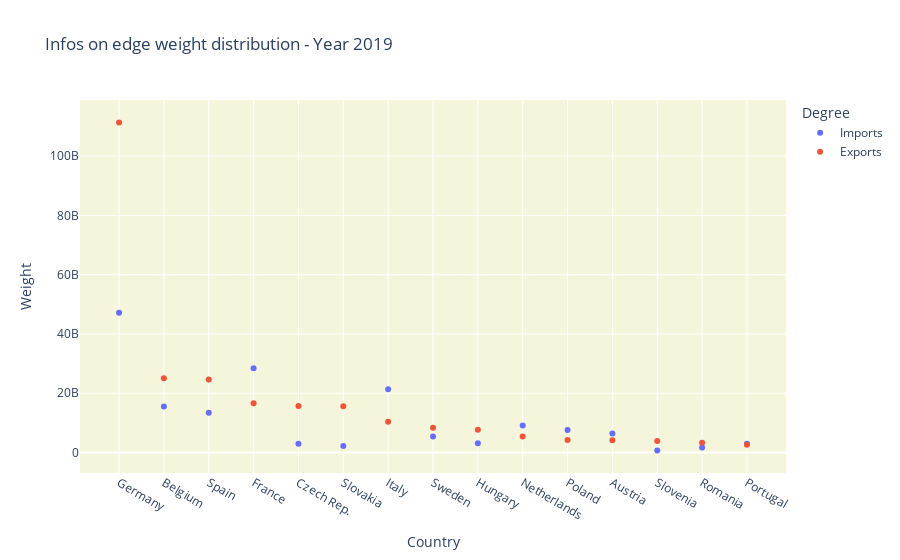
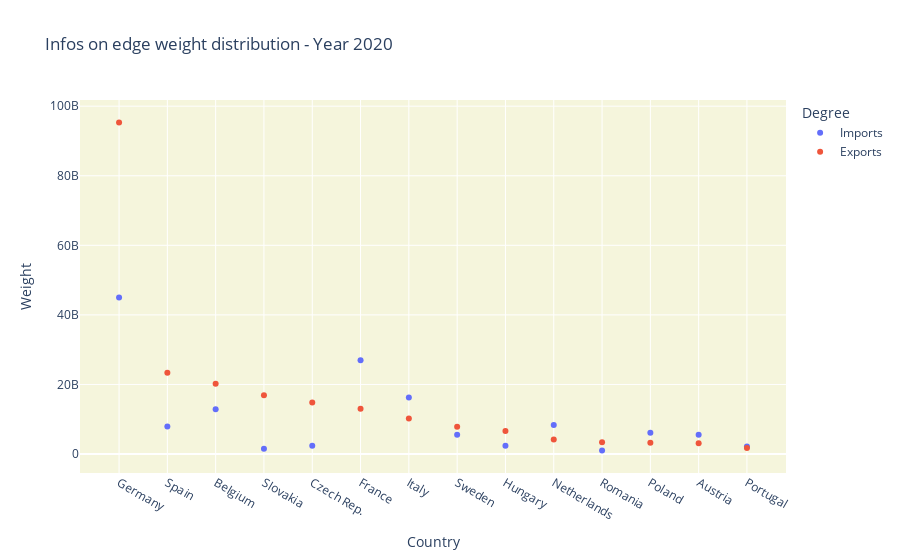
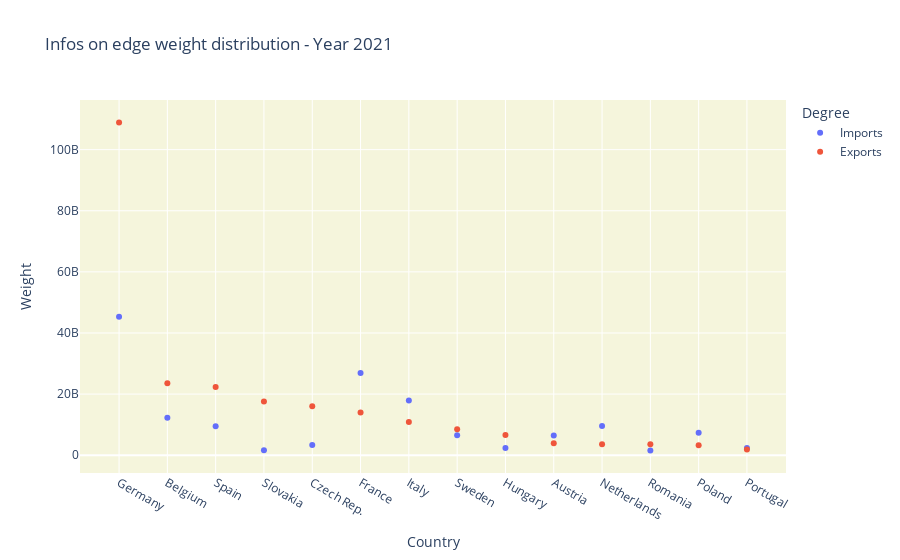
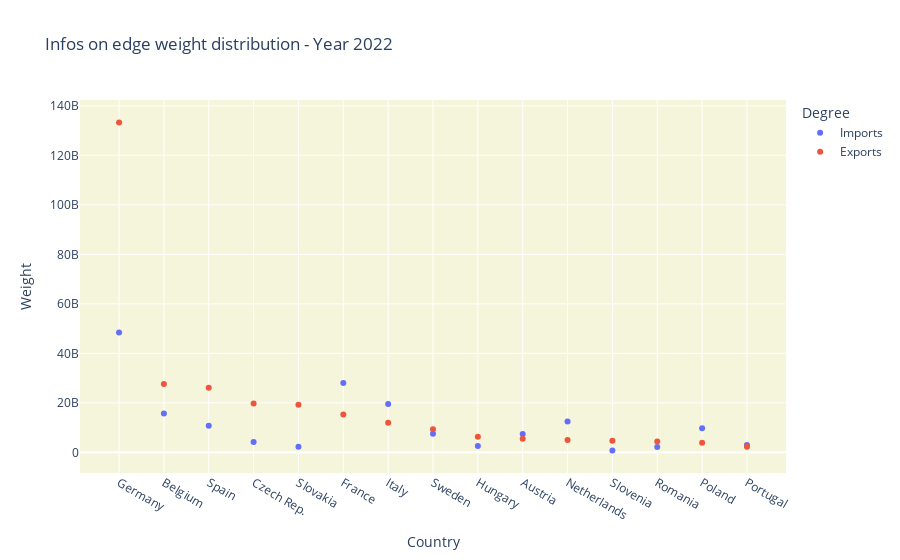

The cell these charts' notebook holds for them, in order:
### Markdown cell above
## 3. Edge weight insights

### Code cell
for year in unique_years:
    # Filter data for the current year
    filtered_data_year = filtered_data[filtered_data['TIME_PERIOD'] == year]

    # Create a directed graph from the filtered data
    graph_year = nx.from_pandas_edgelist(filtered_data_year, 'reporter', 'partner', edge_attr="OBS_VALUE", create_using=nx.DiGraph)

    # Reset indegree and outdegree maps for the current year
    in_degree_map_year = {node: 0 for node in graph_year.nodes()}
    out_degree_map_year = {node: 0 for node in graph_year.nodes()}
    sum_edge_weights_out_year = {node: 0 for node in graph_year.nodes()}
    sum_edge_weights_in_year = {node: 0 for node in graph_year.nodes()}

    # Calculate indegree and outdegree values
    for source, target, weight in graph_year.edges(data="OBS_VALUE", default=0):
        out_degree_map_year[source] += 1            # out-degree from the reporter (source)
        in_degree_map_year[target] += 1             # in-degree to the partner (target)
        sum_edge_weights_out_year[source] += weight # out-degree weights
        sum_edge_weights_in_year[target] += weight  # in-degree weights

    # Filter out nodes with only 1 in-degree or 0 out-degree
    filtered_nodes = [node for node in graph_year.nodes() if in_degree_map_year[node] > 1 and out_degree_map_year[node] > 1]

    # Ensure that in-degree and out-degree arrays have the same length
    common_nodes = list(set(filtered_nodes) & set(in_degree_map_year) & set(out_degree_map_year))
    out_degree_nodes_year = [out_degree_map_year[node] for node in common_nodes]
    in_degree_nodes_year = [in_degree_map_year[node] for node in common_nodes]
    out_degree_weights_year = [sum_edge_weights_out_year[node] for node in common_nodes]
    in_degree_weights_year = [sum_edge_weights_in_year[node] for node in common_nodes]

    # Create a dataframe for the scatter plot
    scatter_data = pd.DataFrame({
        'country': [countries.get(code, code) for code in common_nodes],
        'out-degree': out_degree_nodes_year,
        'in-degree': in_degree_nodes_year,
        'Exports': out_degree_weights_year,
        'Imports': in_degree_weights_year
    })

    # Sort scatter_data by In-Degree and Out-Degree values
    scatter_data = scatter_data.sort_values(by=['Exports'], ascending=False)

    # Create scatter plot using plotly express without category_orders
    fig = px.scatter(scatter_data, x='country', y=['Imports', 'Exports'],
                     labels={'variable': 'Degree type', 'country': 'Country', 'value': 'Weight'},
                     title=f'Infos on edge weight distribution - Year {year}', hover_name='country')

    # Set the legend title to "Degrees"
    fig.update_layout(legend_title_text='Degree')

    # Set background color of the grid
    fig.update_layout(plot_bgcolor='beige')

    # Show the figure with title and legend
    fig.show()

### Figure 1 — Plotly figure (JSON) as saved in the notebook; plotly's stock layout.template omitted (floating-point values rounded to 4 significant figures)
{"data": [{"hovertemplate": "<b>%{hovertext}</b><br><br>Degree type=Imports<br>Country=%{x}<br>Weight=%{y}<extra></extra>", "hovertext": ["Germany", "Belgium", "Spain", "France", "Czech Rep.", "Slovakia", "Italy", "Sweden", "Hungary", "Netherlands", "Poland", "Austria", "Slovenia", "Romania", "Portugal"], "legendgroup": "Imports", "marker": {"color": "#636efa", "symbol": "circle"}, "mode": "markers", "name": "Imports", "orientation": "v", "showlegend": true, "type": "scatter", "x": ["Germany", "Belgium", "Spain", "France", "Czech Rep.", "Slovakia", "Italy", "Sweden", "Hungary", "Netherlands", "Poland", "Austria", "Slovenia", "Romania", "Portugal"], "xaxis": "x", "y": [47161504312, 15523940268, 13402789808, 28428004778, 2998804652, 2198848989, 21399970855, 5393939287, 3150648000, 9097939820, 7602653713, 6404856830, 668840889, 1687749359, 3004337124], "yaxis": "y"}, {"hovertemplate": "<b>%{hovertext}</b><br><br>Degree type=Exports<br>Country=%{x}<br>Weight=%{y}<extra></extra>", "hovertext": ["Germany", "Belgium", "Spain", "France", "Czech Rep.", "Slovakia", "Italy", "Sweden", "Hungary", "Netherlands", "Poland", "Austria", "Slovenia", "Romania", "Portugal"], "legendgroup": "Exports", "marker": {"color": "#EF553B", "symbol": "circle"}, "mode": "markers", "name": "Exports", "orientation": "v", "showlegend": true, "type": "scatter", "x": ["Germany", "Belgium", "Spain", "France", "Czech Rep.", "Slovakia", "Italy", "Sweden", "Hungary", "Netherlands", "Poland", "Austria", "Slovenia", "Romania", "Portugal"], "xaxis": "x", "y": [111362885926, 25060865558, 24685336929, 16668787148, 15697597527, 15641336693, 10365453025, 8409010196, 7741335941, 5407970432, 4259465805, 4183216728, 3904611750, 3285039398, 2681612043], "yaxis": "y"}], "layout": {"legend": {"title": {"text": "Degree"}, "tracegroupgap": 0}, "plot_bgcolor": "beige", "title": {"text": "Infos on edge weight distribution - Year 2019"}, "xaxis": {"anchor": "y", "domain": [0, 1], "title": {"text": "Country"}}, "yaxis": {"anchor": "x", "domain": [0, 1], "title": {"text": "Weight"}}}}

### Figure 2 — Plotly figure (JSON) as saved in the notebook; plotly's stock layout.template omitted (floating-point values rounded to 4 significant figures)
{"data": [{"hovertemplate": "<b>%{hovertext}</b><br><br>Degree type=Imports<br>Country=%{x}<br>Weight=%{y}<extra></extra>", "hovertext": ["Germany", "Spain", "Belgium", "Slovakia", "Czech Rep.", "France", "Italy", "Sweden", "Hungary", "Netherlands", "Romania", "Poland", "Austria", "Portugal"], "legendgroup": "Imports", "marker": {"color": "#636efa", "symbol": "circle"}, "mode": "markers", "name": "Imports", "orientation": "v", "showlegend": true, "type": "scatter", "x": ["Germany", "Spain", "Belgium", "Slovakia", "Czech Rep.", "France", "Italy", "Sweden", "Hungary", "Netherlands", "Romania", "Poland", "Austria", "Portugal"], "xaxis": "x", "y": [44994463782, 7918428348, 12846067506, 1488758682, 2378059977, 26961867957, 16270014883, 5565372976, 2402098743, 8318583019, 987336810, 6117300360, 5556490826, 2190199643], "yaxis": "y"}, {"hovertemplate": "<b>%{hovertext}</b><br><br>Degree type=Exports<br>Country=%{x}<br>Weight=%{y}<extra></extra>", "hovertext": ["Germany", "Spain", "Belgium", "Slovakia", "Czech Rep.", "France", "Italy", "Sweden", "Hungary", "Netherlands", "Romania", "Poland", "Austria", "Portugal"], "legendgroup": "Exports", "marker": {"color": "#EF553B", "symbol": "circle"}, "mode": "markers", "name": "Exports", "orientation": "v", "showlegend": true, "type": "scatter", "x": ["Germany", "Spain", "Belgium", "Slovakia", "Czech Rep.", "France", "Italy", "Sweden", "Hungary", "Netherlands", "Romania", "Poland", "Austria", "Portugal"], "xaxis": "x", "y": [95338391596, 23387936474, 20229149262, 16934016519, 14842553662, 13028313826, 10217667136, 7812620914, 6637325938, 4183533157, 3387065574, 3223924559, 3091330881, 1762213628], "yaxis": "y"}], "layout": {"legend": {"title": {"text": "Degree"}, "tracegroupgap": 0}, "plot_bgcolor": "beige", "title": {"text": "Infos on edge weight distribution - Year 2020"}, "xaxis": {"anchor": "y", "domain": [0, 1], "title": {"text": "Country"}}, "yaxis": {"anchor": "x", "domain": [0, 1], "title": {"text": "Weight"}}}}

### Figure 3 — Plotly figure (JSON) as saved in the notebook; plotly's stock layout.template omitted (floating-point values rounded to 4 significant figures)
{"data": [{"hovertemplate": "<b>%{hovertext}</b><br><br>Degree type=Imports<br>Country=%{x}<br>Weight=%{y}<extra></extra>", "hovertext": ["Germany", "Belgium", "Spain", "Slovakia", "Czech Rep.", "France", "Italy", "Sweden", "Hungary", "Austria", "Netherlands", "Romania", "Poland", "Portugal"], "legendgroup": "Imports", "marker": {"color": "#636efa", "symbol": "circle"}, "mode": "markers", "name": "Imports", "orientation": "v", "showlegend": true, "type": "scatter", "x": ["Germany", "Belgium", "Spain", "Slovakia", "Czech Rep.", "France", "Italy", "Sweden", "Hungary", "Austria", "Netherlands", "Romania", "Poland", "Portugal"], "xaxis": "x", "y": [45343821489, 12271550518, 9495122882, 1619804482, 3350301774, 26891573549, 17874923547, 6539060712, 2339411590, 6431652667, 9593171194, 1505544852, 7351370409, 2325078134], "yaxis": "y"}, {"hovertemplate": "<b>%{hovertext}</b><br><br>Degree type=Exports<br>Country=%{x}<br>Weight=%{y}<extra></extra>", "hovertext": ["Germany", "Belgium", "Spain", "Slovakia", "Czech Rep.", "France", "Italy", "Sweden", "Hungary", "Austria", "Netherlands", "Romania", "Poland", "Portugal"], "legendgroup": "Exports", "marker": {"color": "#EF553B", "symbol": "circle"}, "mode": "markers", "name": "Exports", "orientation": "v", "showlegend": true, "type": "scatter", "x": ["Germany", "Belgium", "Spain", "Slovakia", "Czech Rep.", "France", "Italy", "Sweden", "Hungary", "Austria", "Netherlands", "Romania", "Poland", "Portugal"], "xaxis": "x", "y": [108918653785, 23566722562, 22290510248, 17545923071, 16032641252, 13953563003, 10873948294, 8484913721, 6599381438, 3932754156, 3572474935, 3544108075, 3255001784, 1835726668], "yaxis": "y"}], "layout": {"legend": {"title": {"text": "Degree"}, "tracegroupgap": 0}, "plot_bgcolor": "beige", "title": {"text": "Infos on edge weight distribution - Year 2021"}, "xaxis": {"anchor": "y", "domain": [0, 1], "title": {"text": "Country"}}, "yaxis": {"anchor": "x", "domain": [0, 1], "title": {"text": "Weight"}}}}

### Figure 4 — Plotly figure (JSON) as saved in the notebook; plotly's stock layout.template omitted (floating-point values rounded to 4 significant figures)
{"data": [{"hovertemplate": "<b>%{hovertext}</b><br><br>Degree type=Imports<br>Country=%{x}<br>Weight=%{y}<extra></extra>", "hovertext": ["Germany", "Belgium", "Spain", "Czech Rep.", "Slovakia", "France", "Italy", "Sweden", "Hungary", "Austria", "Netherlands", "Slovenia", "Romania", "Poland", "Portugal"], "legendgroup": "Imports", "marker": {"color": "#636efa", "symbol": "circle"}, "mode": "markers", "name": "Imports", "orientation": "v", "showlegend": true, "type": "scatter", "x": ["Germany", "Belgium", "Spain", "Czech Rep.", "Slovakia", "France", "Italy", "Sweden", "Hungary", "Austria", "Netherlands", "Slovenia", "Romania", "Poland", "Portugal"], "xaxis": "x", "y": [48388064580, 15740622857, 10786696609, 4160911624, 2314944253, 28057586931, 19584142794, 7484900193, 2540852162, 7428080442, 12509737626, 714994063, 2121928472, 9770946982, 3019562892], "yaxis": "y"}, {"hovertemplate": "<b>%{hovertext}</b><br><br>Degree type=Exports<br>Country=%{x}<br>Weight=%{y}<extra></extra>", "hovertext": ["Germany", "Belgium", "Spain", "Czech Rep.", "Slovakia", "France", "Italy", "Sweden", "Hungary", "Austria", "Netherlands", "Slovenia", "Romania", "Poland", "Portugal"], "legendgroup": "Exports", "marker": {"color": "#EF553B", "symbol": "circle"}, "mode": "markers", "name": "Exports", "orientation": "v", "showlegend": true, "type": "scatter", "x": ["Germany", "Belgium", "Spain", "Czech Rep.", "Slovakia", "France", "Italy", "Sweden", "Hungary", "Austria", "Netherlands", "Slovenia", "Romania", "Poland", "Portugal"], "xaxis": "x", "y": [133306921714, 27599105570, 26134628728, 19730524740, 19200047285, 15268347863, 11983482255, 9378338923, 6352132708, 5495307554, 5015171294, 4659022297, 4354232255, 3927719350, 2237369102], "yaxis": "y"}], "layout": {"legend": {"title": {"text": "Degree"}, "tracegroupgap": 0}, "plot_bgcolor": "beige", "title": {"text": "Infos on edge weight distribution - Year 2022"}, "xaxis": {"anchor": "y", "domain": [0, 1], "title": {"text": "Country"}}, "yaxis": {"anchor": "x", "domain": [0, 1], "title": {"text": "Weight"}}}}
